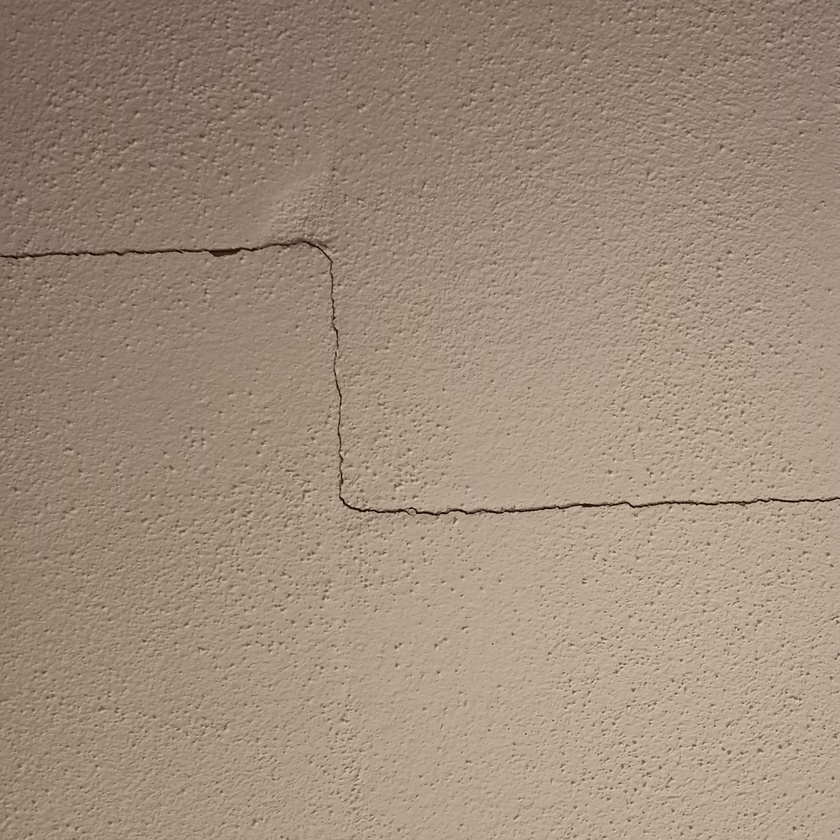
%> input picture Project/training/12.jpg, 840 x 840 px, shrunk from 2624 x 2624 before the run; its folder holds only this picture in this run
$ octave image_morph_ops.m   (GNU Octave 9; MATLAB toolbox functions it lacks are replaced by stand-ins)
%> lines starting %> are read from the running program, lines starting %| are printed output that depends on the picture; in (x1, y1, x2, y2) boxes, pixels count from 0 and x2, y2 are one past the last pixel; in counts of white or black regions, pixels touching at a corner belong together; the program's own positions count from 1
%> in morph_ops, color_image is the input picture: size 840x840x3 uint8; mean R, G, B 160.2, 140.7, 123.2
%> in morph_ops, `gray_image = rgb2gray(color_image);`:
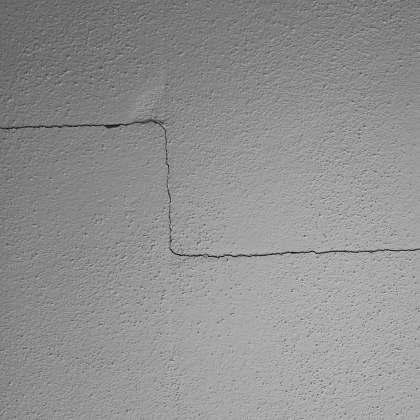
%> gray_image: size 840x840 uint8 (shown at 1/2 size); min 4, max 218, mean 144.5
### Project/shading.m
function corrected_image = shading(I_gray)
% Applying gaussian filter with large sigma
sigma = 50;
background = imgaussfilt(I_gray, sigma);

I_gray = double(I_gray);
background = double(background);
%> background: size 840x840 double

% Normalize
corrected_image = I_gray ./ background;
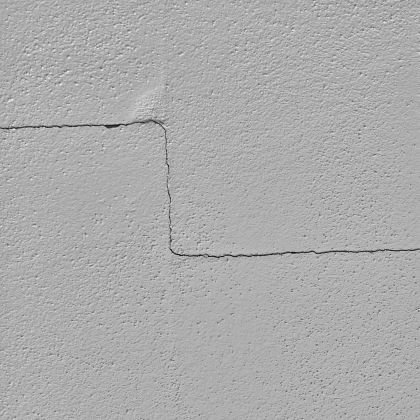
%> corrected_image: size 840x840 double (shown at 1/2 size); min 0.0247, max 1.47, mean 1; drawn with min black and max white

% changeing to 0 - 255 range
corrected_image = uint8(255 * mat2gray(corrected_image));
%> corrected_image: size 840x840 uint8
end

### Project/image_morph_ops.m
% Directory paths
inputDir = 'training/';   % Input directory of trained images
outputDir = 'training_morph/'; % Output directory for morphed images

% This funciton applys morphological operations to all image in input dir.
% And, stores them in outputDir
morph_ops(inputDir, outputDir);

%% Applying morphological operators to testing images
% Directory paths
inputDir = 'testing/';   % Input directory of trained images
outputDir = 'testing_morph/'; % Output directory for morphed images

% This funciton applys morphological operations to all image in input dir.
% And, stores them in outputDir
morph_ops(inputDir, outputDir);


%% morph_ops Implementation

function morph_ops(input_dir, output_dir)
    % All the images in the directory
    imageFiles = dir(fullfile(input_dir, '*.jpg'));

    % Check if output directory exists, if not, create it
    if ~exist(output_dir, 'dir')
        mkdir(output_dir);
    end

    % Loop through each file in the directory
    for k = 1:length(imageFiles)

        % Get the file name
        fileName = imageFiles(k).name;
        inputFilePath = fullfile(input_dir, fileName);

        % Read the color image
        color_image = imread(inputFilePath);

        % Convert to grayscale
        gray_image = rgb2gray(color_image);

        % Apply shading
        gray_image = shading(gray_image);

        % Adjust contrast
        gray_image = imadjust(gray_image, stretchlim(gray_image), []);
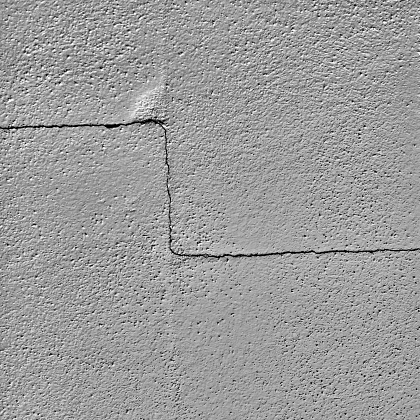
%> gray_image: size 840x840 uint8 (shown at 1/2 size); min 0, max 255, mean 155.7

        % Binarize the image with adaptive thresholding
        bin = ~imbinarize(gray_image, 'adaptive', 'Sensitivity', 1);
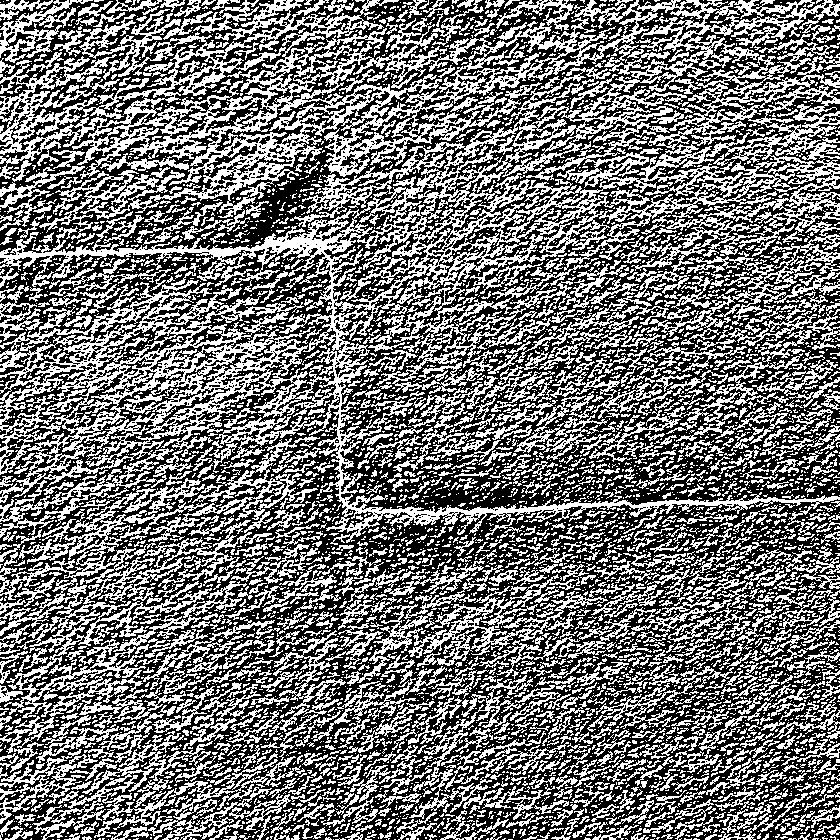
%> bin: size 840x840 logical; 44.7% white in thin lines or dots

        % Morphological operations
        se = strel('square', 2);
        bin_morph = imopen(bin, se);
%> bin_morph: size 840x840 logical; 37.2% white in thin lines or dots
        bin_morph = bwmorph(bin_morph, 'bridge');
%> bin_morph: size 840x840 logical; 41.7% white in thin lines or dots
        bin_morph = bwmorph(bin_morph, 'fill');
%> bin_morph: size 840x840 logical; 42.6% white; 1834 white regions (1166 under 20 px), largest, box (x1, y1, x2, y2) and area: (0, 0, 840, 840) 211340, (591, 225, 840, 361) 8474, (678, 339, 840, 456) 3611
        bin_morph = imclose(bin_morph, se);
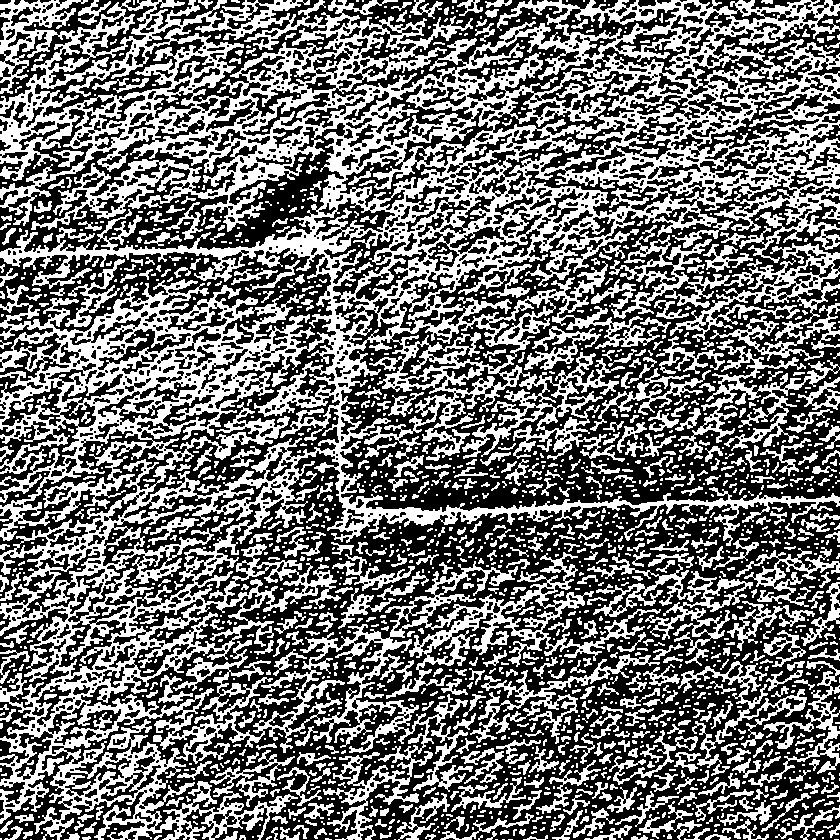
%> bin_morph: size 840x840 logical; 44.3% white; 1834 white regions (1158 under 20 px), largest, box (x1, y1, x2, y2) and area: (0, 0, 840, 840) 220247, (591, 225, 840, 361) 8834, (678, 339, 840, 456) 3776

        % Remove small objects based on area
        mx = round(0.05 * max([regionprops(bin, 'Area').Area]));
%> mx = 6314
        bin_filter = bwareaopen(bin_morph, mx);
%> bin_filter: size 840x840 logical; 32.5% white; 2 white regions, box (x1, y1, x2, y2) and area: (0, 0, 840, 840) 220247, (591, 225, 840, 361) 8834

        % Final morphological operation
        final_image = bwmorph(bin_filter, 'diag');
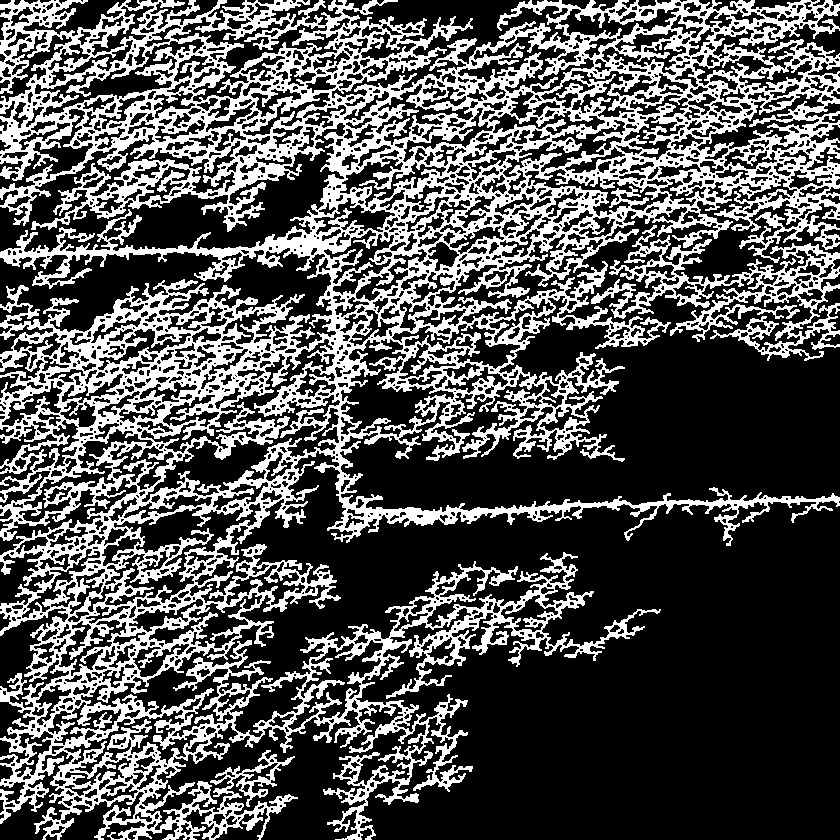
%> final_image: size 840x840 logical; 32.9% white; 2 white regions, box (x1, y1, x2, y2) and area: (0, 0, 840, 840) 222973, (591, 225, 840, 361) 9018

        final_image_uint8 = 255* uint8(final_image);

        % Create the output file path
        outputFilePath = fullfile(output_dir, [fileName(1:end-4), '.png']);

        % Save the final image, preserving dimensions and data
        imwrite(final_image_uint8, outputFilePath, 'png');
    end

end

$ run again, on Project/training/8.jpg
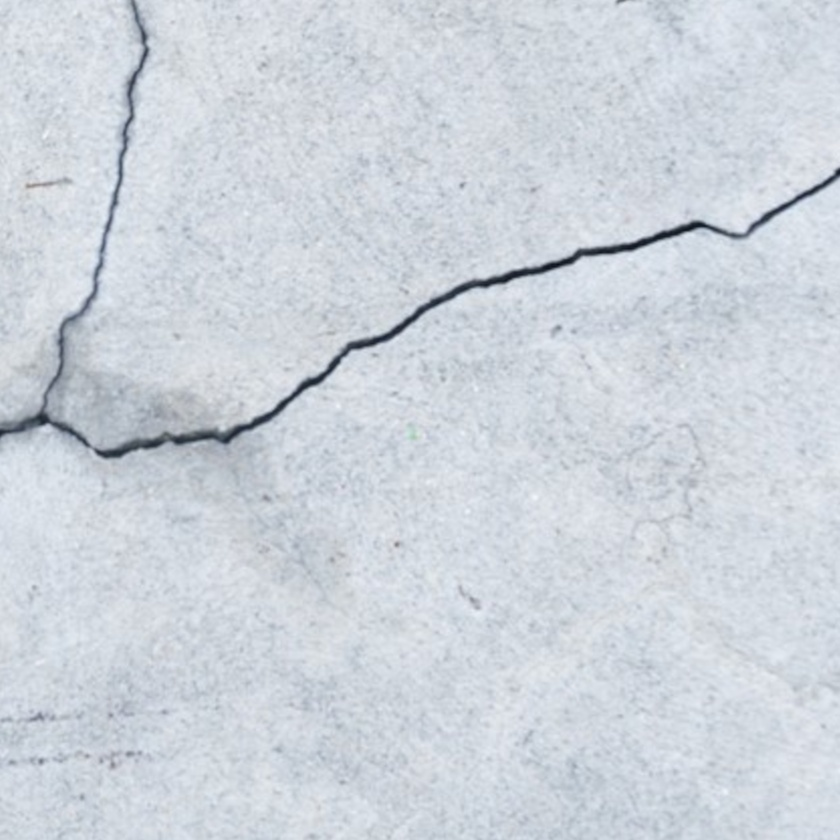
%> input picture Project/training/8.jpg, 840 x 840 px, shrunk from 2624 x 2624 before the run
%> in morph_ops, color_image is the input picture: size 840x840x3 uint8; mean R, G, B 205.7, 212.3, 220.3
%> in morph_ops, `bin = ~imbinarize(gray_image, 'adaptive', 'Sensitivity', 1);`:
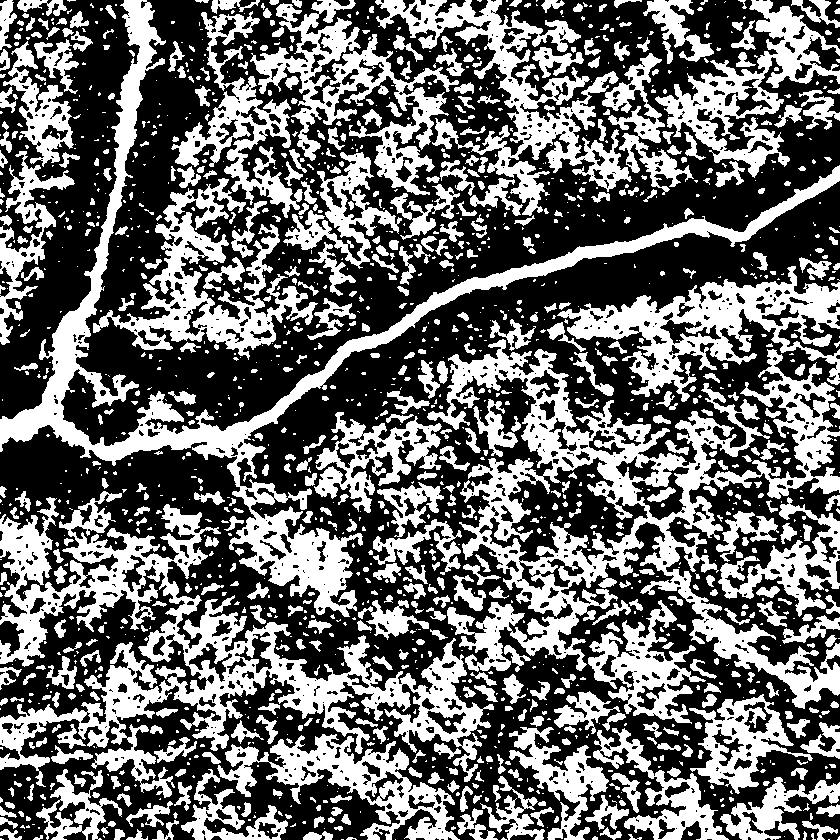
%> bin: size 840x840 logical; 42% white; 1630 white regions (994 under 20 px), largest, box (x1, y1, x2, y2) and area: (427, 339, 840, 709) 39946, (0, 491, 494, 798) 36707, (0, 0, 840, 617) 30659
%> mx = 1997
%> in morph_ops, `bin_filter = bwareaopen(bin_morph, mx);`:
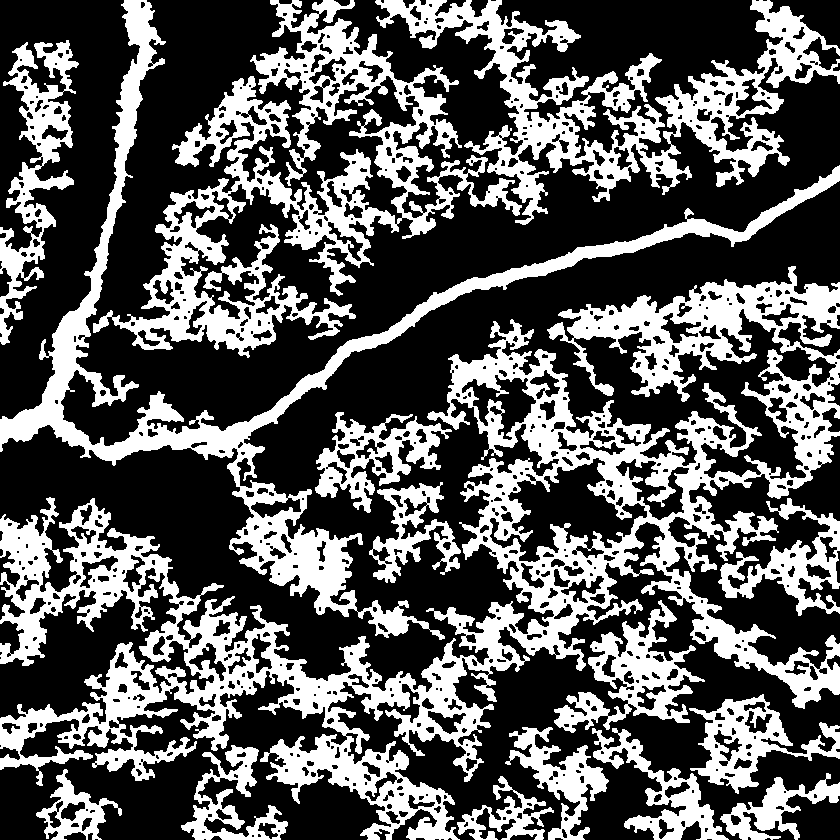
%> bin_filter: size 840x840 logical; 35.6% white; 16 white regions, largest, box (x1, y1, x2, y2) and area: (0, 266, 840, 840) 103437, (93, 0, 522, 358) 38011, (0, 0, 840, 640) 32137
%> final_image: size 840x840 logical; 35.6% white; 16 white regions, largest, box (x1, y1, x2, y2) and area: (0, 266, 840, 840) 103593, (93, 0, 522, 358) 38093, (0, 0, 840, 640) 32165

$ run again, on Project/training/9.jpg
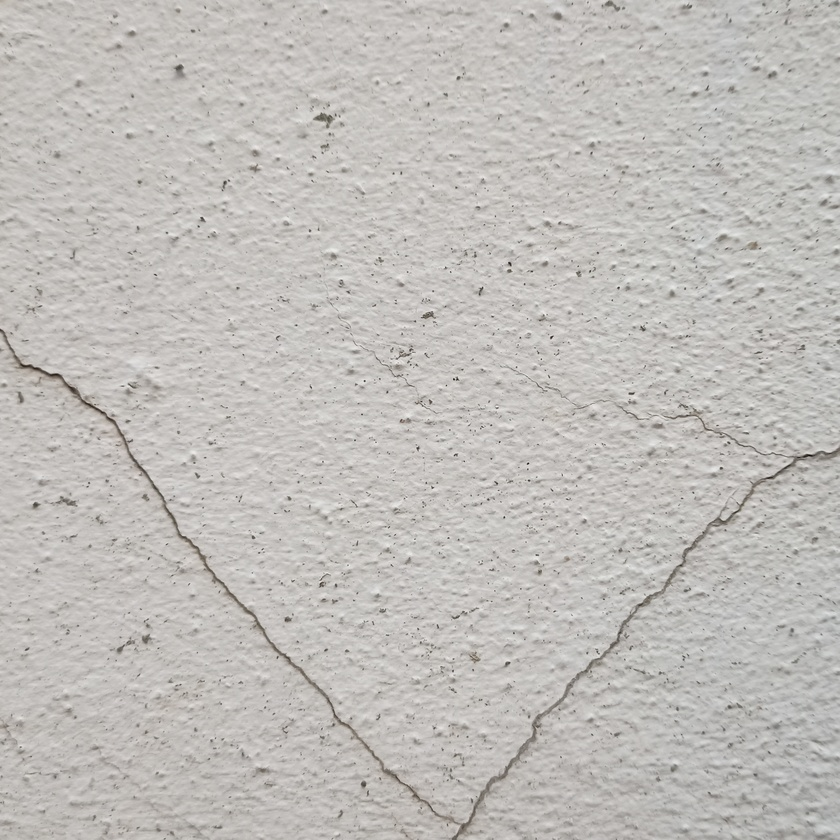
%> input picture Project/training/9.jpg, 840 x 840 px, shrunk from 2624 x 2624 before the run
%> in morph_ops, color_image is the input picture: size 840x840x3 uint8; mean R, G, B 192.8, 189.8, 186.3
%> in morph_ops, `bin = ~imbinarize(gray_image, 'adaptive', 'Sensitivity', 1);`:
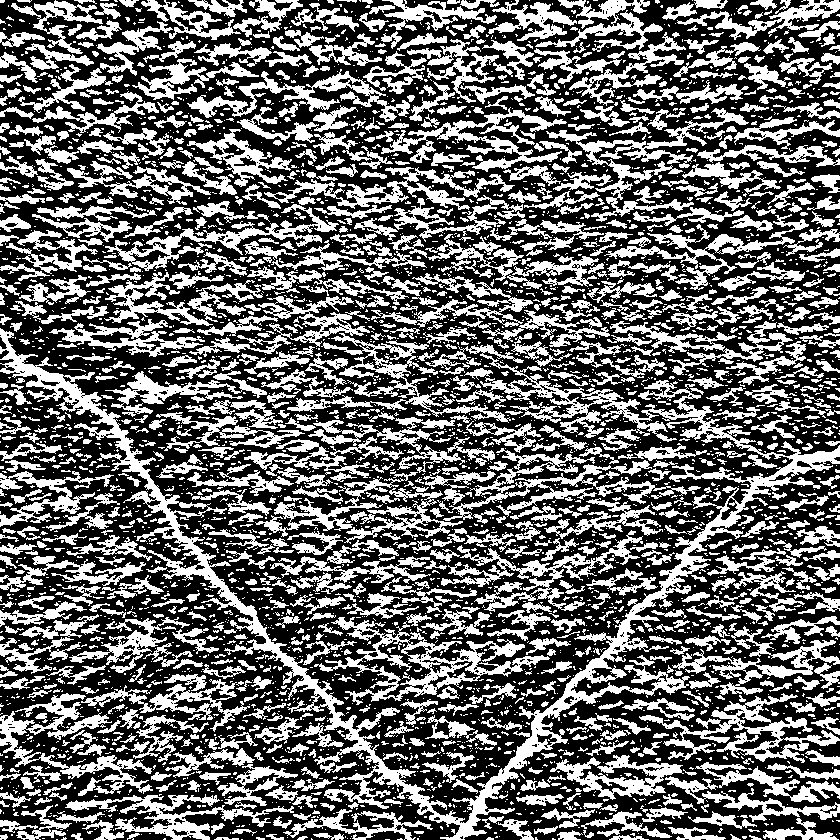
%> bin: size 840x840 logical; 40.7% white; 4197 white regions (3106 under 20 px), largest, box (x1, y1, x2, y2) and area: (0, 328, 840, 840) 28510, (314, 617, 550, 705) 4792, (443, 448, 701, 521) 3758
%> mx = 1426
%> bin_filter: size 840x840 logical; 23.7% white; 42 white regions, largest, box (x1, y1, x2, y2) and area: (0, 329, 840, 840) 25241, (313, 32, 759, 130) 9005, (0, 0, 311, 141) 8860
%> in morph_ops, `final_image = bwmorph(bin_filter, 'diag');`:
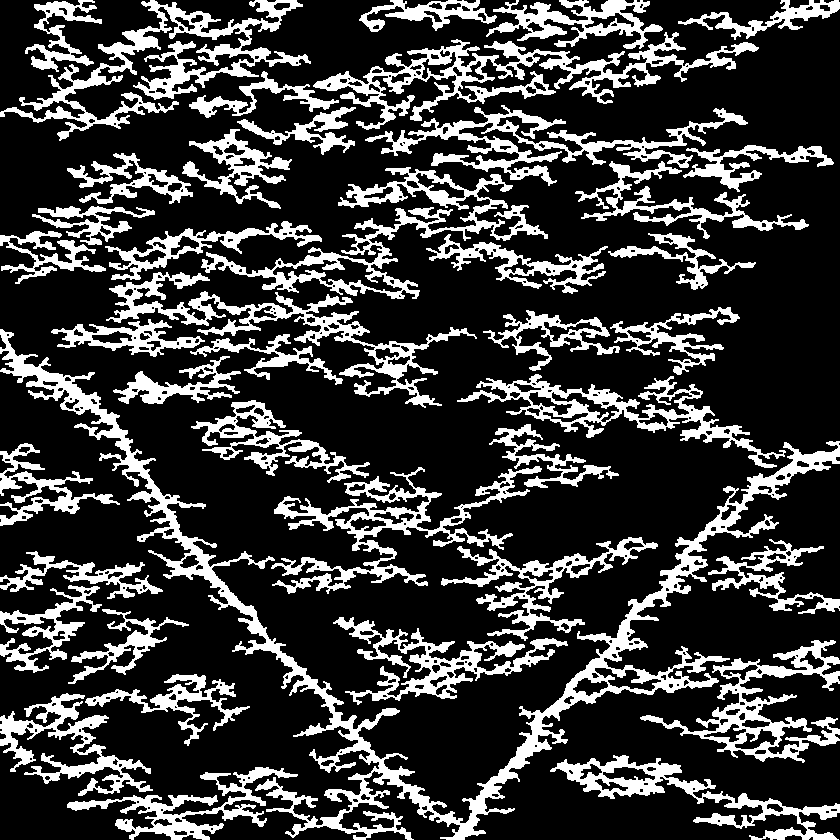
%> final_image: size 840x840 logical; 23.8% white; 42 white regions, largest, box (x1, y1, x2, y2) and area: (0, 329, 840, 840) 25329, (313, 32, 759, 130) 9071, (0, 0, 311, 141) 8898
